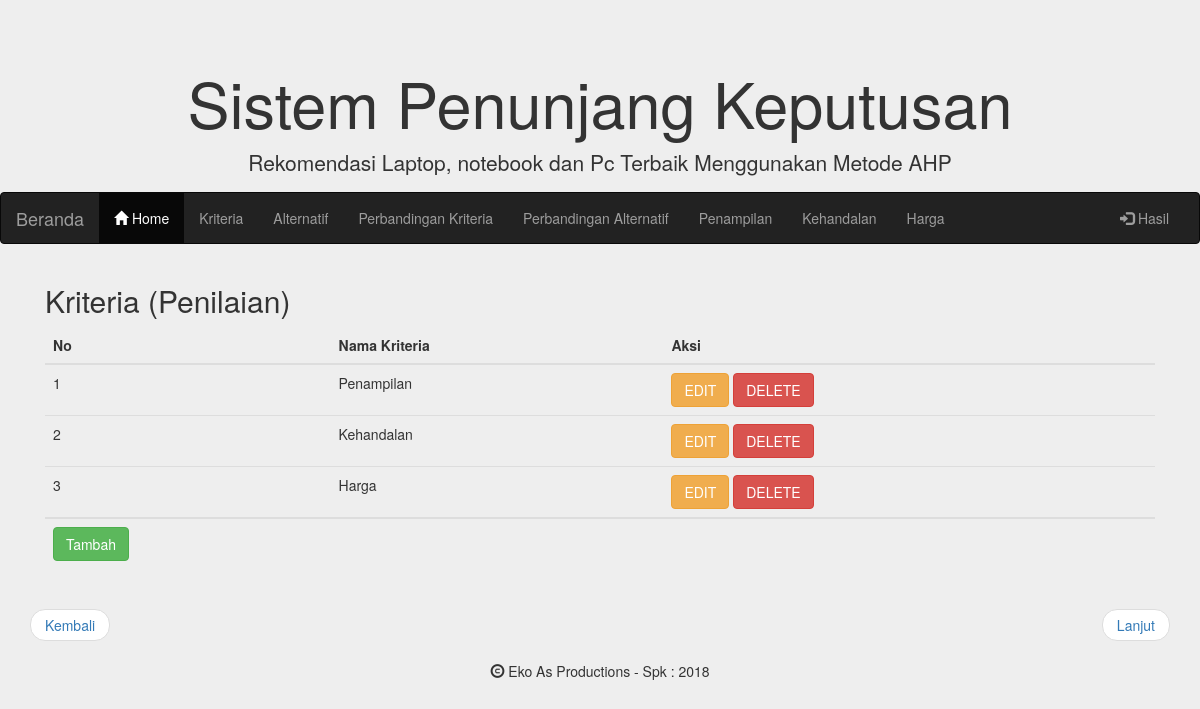
Page /kriteria.php on the committed database.
### tables this page shows
CREATE TABLE `kriteria` (
  `id` int(11) NOT NULL,
  `nama` varchar(20) NOT NULL
);

### kriteria.php (the view, shortened to what this page needs)
<?php
	include('fungsi.php');
	include('header.php');
?>
<div class="container">
	<h2>Kriteria (Penilaian)</h2>
	<table class="table">
		<thead>
			<tr>
				<th>No</th>
				<th>Nama Kriteria</th>
				<th>Aksi</th>
			</tr>
		</thead>
		<tbody>
				<?php
					$query = "SELECT id,nama FROM kriteria ORDER BY id";
					$result	= mysqli_query($koneksi, $query);
					$i = 0;
					while ($row = mysqli_fetch_array($result)) {
						$i++;
				?>
			<tr>
				<td><?php echo $i ?></td>
				<td><?php echo $row['nama'] ?></td>
				<td>
					<form method="post" action="kriteria.php">
						<button type="submit" name="edit" class="btn btn-warning">EDIT</button>
						<button type="submit" name="delete" class="btn btn-danger">DELETE</button>
					</form>
				</td>
			</tr>
	<?php } ?>
		</tbody>
			<tr>
				<th>
					<a href="tambah.php?jenis=kriteria">
						<div class="btn btn-success">Tambah
					</div>
					</a>
				</th>
			</tr>
	</table>
	</div>
			<ul class="pager">
			  <li class="previous"><a href="./">Kembali</a></li>
			  <li class="next"><a href="alternatif.php">Lanjut</a></li>
			</ul>
<?php include('footer.php'); ?>

### rows in the picture
kriteria: nama "Penampilan"
kriteria: nama "Kehandalan"
kriteria: nama "Harga"

### other values in the picture
getKriteriaNama($i) "Penampilan"
getKriteriaNama($i) "Kehandalan"
getKriteriaNama($i) "Harga"
